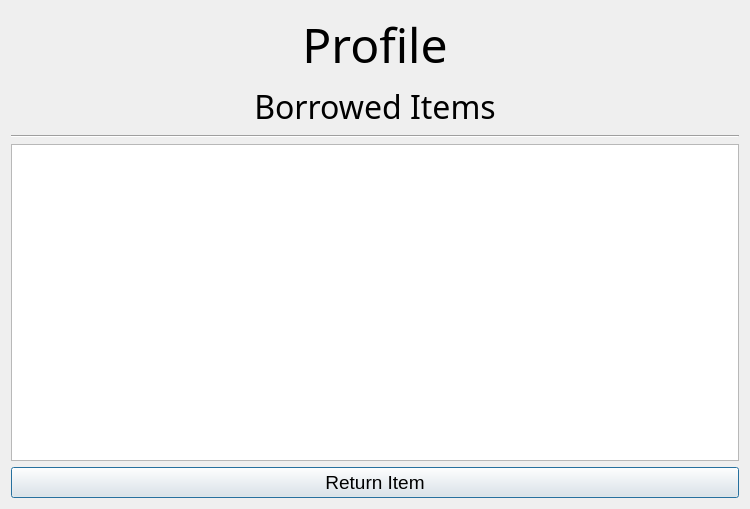
<?xml version="1.0" encoding="UTF-8"?>
<ui version="4.0">
 <class>UserProfileDialog</class>
 <widget class="QDialog" name="UserProfileDialog">
  <property name="geometry">
   <rect>
    <x>0</x>
    <y>0</y>
    <width>750</width>
    <height>509</height>
   </rect>
  </property>
  <property name="windowTitle">
   <string>UserProfileDialog</string>
  </property>
  <layout class="QVBoxLayout" name="verticalLayout">
   <item>
    <layout class="QHBoxLayout" name="horizontalLayout">
     <item>
      <widget class="QLabel" name="label">
       <property name="font">
        <font>
         <family>Blackadder ITC</family>
         <pointsize>36</pointsize>
        </font>
       </property>
       <property name="text">
        <string>Profile</string>
       </property>
       <property name="alignment">
        <set>Qt::AlignCenter</set>
       </property>
      </widget>
     </item>
    </layout>
   </item>
   <item>
    <widget class="QLabel" name="label_2">
     <property name="font">
      <font>
       <family>Blackadder ITC</family>
       <pointsize>24</pointsize>
      </font>
     </property>
     <property name="text">
      <string>Borrowed Items</string>
     </property>
     <property name="alignment">
      <set>Qt::AlignCenter</set>
     </property>
    </widget>
   </item>
   <item>
    <widget class="Line" name="line">
     <property name="orientation">
      <enum>Qt::Horizontal</enum>
     </property>
    </widget>
   </item>
   <item>
    <widget class="QTableView" name="itemTableView">
     <property name="editTriggers">
      <set>QAbstractItemView::NoEditTriggers</set>
     </property>
    </widget>
   </item>
   <item>
    <widget class="QPushButton" name="returnItemPushButton">
     <property name="font">
      <font>
       <pointsize>14</pointsize>
      </font>
     </property>
     <property name="text">
      <string>Return Item</string>
     </property>
    </widget>
   </item>
  </layout>
 </widget>
 <resources/>
 <connections/>
</ui>
